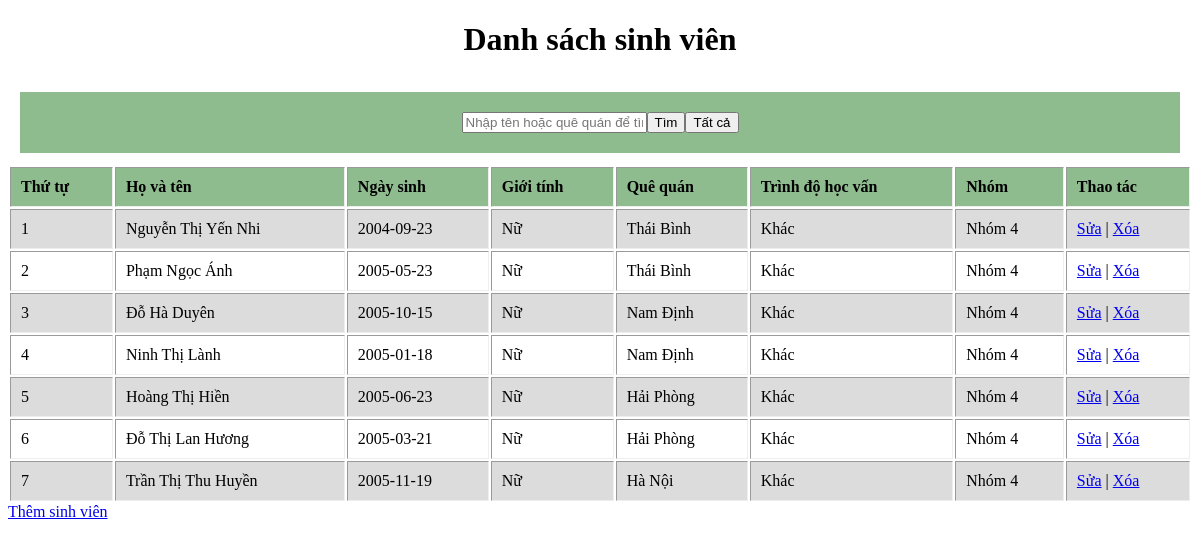
The page / on the database its author committed.
### tables this page shows
CREATE TABLE `table_Students` (
  `id` int(50) NOT NULL,
  `fullname` varchar(250) NOT NULL,
  `dob` date NOT NULL,
  `gender` int(10) NOT NULL,
  `hometown` varchar(250) NOT NULL,
  `level` int(11) NOT NULL,
  `group` int(11) NOT NULL
);

### index.php (the view, shortened to what this page needs)
<?php
$conn = new mysqli('localhost', 'root', '', 'QLSV_NguyenThiYenNhi');
$sql = "SELECT * FROM table_Students";
$result = $conn->query($sql);
?>
<!DOCTYPE html>
<html lang="en">
<head>
</head>
<body>
    <h1 align="center"> Danh sách sinh viên </h1>
    <table class="search">
        <tr>
            <td>
                <form action="" method="get">
                    <input type="text" name="search" placeholder="Nhập tên hoặc quê quán để tìm kiếm" value="<?php if(isset($_GET['search'])) {echo $_GET['search'];} ?>">
                    <input type="submit" value="Tìm">
                    <input type="button" value="Tất cả" onclick="window.location.href='index.php'">
                </form>
            </td>
        </tr>
    </table>
    <table border="1px">
        <tr>
            <th>Thứ tự</th>
            <th>Họ và tên</th>
            <th>Ngày sinh</th>
            <th>Giới tính</th>
            <th>Quê quán</th>
            <th>Trình độ học vấn</th>
            <th>Nhóm</th>
            <th>Thao tác</th>
        </tr>
        <?php
        $stt=1;
        while ($row = $result->fetch_assoc()) {
            echo "<tr>";
            echo "<td>" . $stt++ . "</td>";
            echo "<td>" . $row['fullname'] . "</td>";
            echo "<td>" . $row['dob'] . "</td>";
            echo "<td>" . ($row['gender'] == 1 ? 'Nam' : 'Nữ') . "</td>";
            echo "<td>" . $row['hometown'] . "</td>";
            echo "<td>" . ($row['level'] == 0 ? 'Tiến sĩ' : ($row['level'] == 1 ? 'Thạc sĩ' : ($row['level'] == 2 ? 'Kỹ sư' : 'Khác'))) . "</td>";
            echo "<td>Nhóm " . $row['group'] . "</td>";
            echo "<td><a href='suasv.php?id=" . $row['id'] . "'>Sửa</a> | <a href='xoasv.php?id=" . $row['id'] . "'>Xóa</a></td>";
            echo "</tr>";
        }
        ?>
    </table>
    <link rel="stylesheet" href="index.css">
    <a href="themsv.php">Thêm sinh viên</a>
</body>
</html>

### index.css (style rules this page uses)
table { width: 100%; border: 50px; font-family:'Times New Roman', Times, serif; color:black; }
th, td { padding: 10px; text-align: left; }
th { background-color:darkseagreen; color:black; }
tbody tr:nth-child(even) { background-color:gainsboro; }

### index.php (style rules this page uses)
form { display: flex; justify-content: center; align-items: center; padding-top: 20px; padding-bottom: 20px; background-color:darkseagreen; }

### rows shown on the page
table_students: fullname "Nguyễn Thị Yến Nhi", dob "2004-09-23", gender "Nữ", hometown "Thái Bình", level "Khác", group "4"
table_students: fullname "Phạm Ngọc Ánh", dob "2005-05-23", gender "Nữ", hometown "Thái Bình", level "Khác", group "4"
table_students: fullname "Đỗ Hà Duyên", dob "2005-10-15", gender "Nữ", hometown "Nam Định", level "Khác", group "4"
table_students: fullname "Ninh Thị Lành", dob "2005-01-18", gender "Nữ", hometown "Nam Định", level "Khác", group "4"
table_students: fullname "Hoàng Thị Hiền", dob "2005-06-23", gender "Nữ", hometown "Hải Phòng", level "Khác", group "4"
table_students: fullname "Đỗ Thị Lan Hương", dob "2005-03-21", gender "Nữ", hometown "Hải Phòng", level "Khác", group "4"
table_students: fullname "Trần Thị Thu Huyền", dob "2005-11-19", gender "Nữ", hometown "Hà Nội", level "Khác", group "4"
